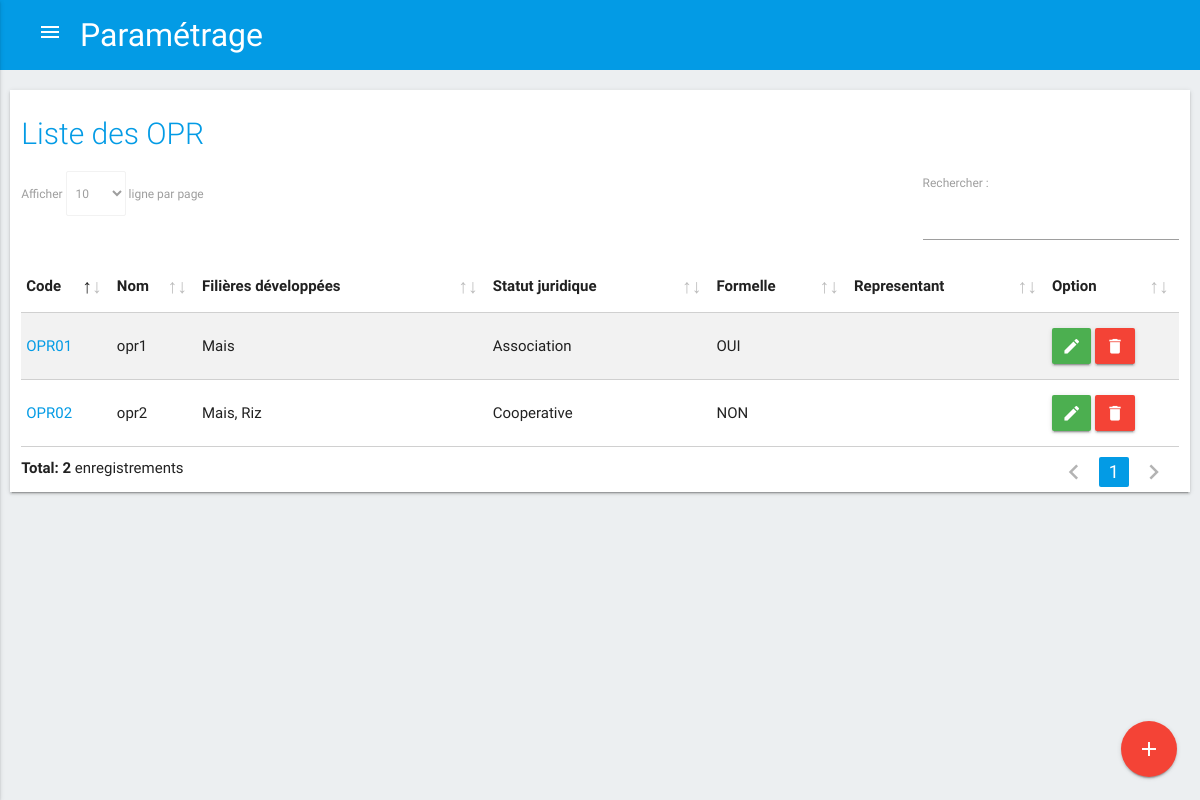
Page /index.php/c_parametre/liste_opr on the earlier database version.
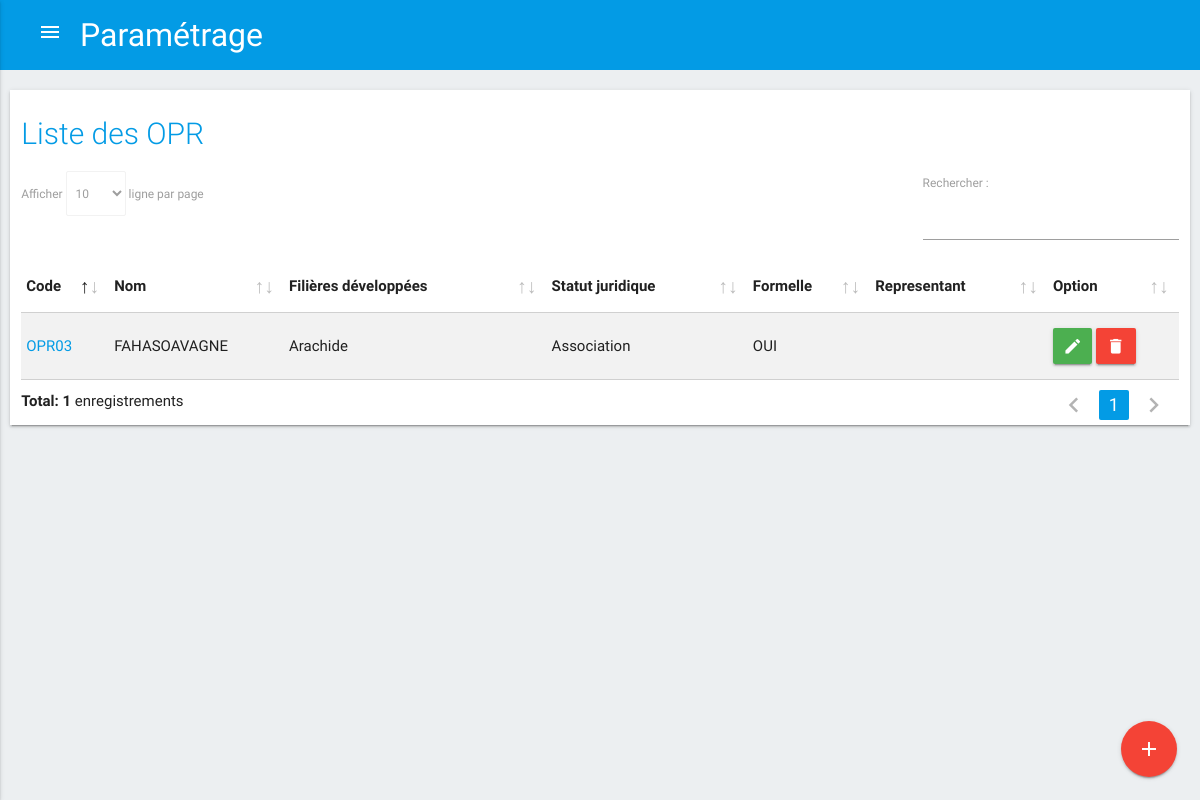
Same page on the later database version.
### tables this page shows
CREATE TABLE `opr` (
  `ID_OPR` int(11) NOT NULL,
  `ID_OPF` int(11) DEFAULT NULL,
  `ID_FOKONTANY` int(11) NOT NULL,
  `CODE_OPR` varchar(20) DEFAULT NULL,
  `NOM_OPR` varchar(50) DEFAULT NULL,
  `DATE_CREATION` date DEFAULT NULL,
  `STATUT` varchar(50) DEFAULT NULL,
  `FORMELLE` tinyint(1) DEFAULT NULL,
  `ID_REPRESENTANT` int(11) DEFAULT NULL,
  `CONTACT` text,
  `OBSERVATION` varchar(255) DEFAULT NULL
);

### application/views/templates.php (called while the page is built, shortened)
<?php
	$this->load->view("templates/header");
	$this->load->view($contents);

### application/controllers/C_parametre.php (called while the page is built, shortened)
<?php
	class C_parametre extends CI_Controller {
        public function liste_opr(){
            $this->load->model('M_op');
            $data['titre'] = 'Paramétrage';
            $data['contents'] = 'liste_opr';
            $data['oprListe'] = $this->M_op->getOpr();
            $this->load->view('templates',$data);
        }
	}

### index.php (called while the page is built, shortened)
<?php
require_once BASEPATH.'core/CodeIgniter.php';

### application/models/M_op.php (called while the page is built, shortened)
<?php
	class M_op extends CI_Model {
        public function getOpr(){
            $this->db->select('opr.ID_OPR,CODE_OPR,NOM_OPR,STATUT,FORMELLE,ID_REPRESENTANT,GROUP_CONCAT( NOM_FILIERE SEPARATOR "," )  FILIERES');
            $this->db->from('opr');
            $this->db->join('opr_filieres','opr_filieres.ID_OPR = opr.ID_OPR','left');
            $this->db->join('filieres','filieres.ID_FILIERE = opr_filieres.ID_FILIERE','left');
            $this->db->group_by('opr.ID_OPR,CODE_OPR,NOM_OPR,STATUT,FORMELLE,ID_REPRESENTANT');
            $query = $this->db->get();
            return $query->result();
        }
	}

### application/views/liste_opr.php (the view, shortened to what this page needs)
<main>
    <div class="container1">
        <div class="row z-depth-1">
            <div class="col s12">
                <h2 class="header">Liste des OPR </h2>
                <table id="liste" class="bordered striped">
                    <thead>
                    <tr>
                        <th>Code</th>
                        <th>Nom</th>
                        <th>Filières développées</th>
                        <th>Statut juridique</th>
                        <th>Formelle</th>
                        <th>Representant</th>
                        <th width="12%">Option</th>
                    </tr>
                    </thead>
                    <tbody>
                    <?php foreach($oprListe as $opr) { ?>
                    <tr>
                        <td><a href="<?php echo base_url()?>c_parametre/fiche_op/opr/<?php echo $opr->ID_OPR ?>"><?php echo $opr->CODE_OPR ?></a></td>
                        <td><?php echo $opr->NOM_OPR ?></td>
                        <td><?php echo $opr->FILIERES ?></td>
                        <td><?php echo $opr->STATUT ?></td>
                        <td><?php if($opr->FORMELLE == 1) echo 'OUI'; else echo 'NON' ?></td>
                        <td><?php echo $opr->ID_REPRESENTANT ?></td>
                        <td>
                            <a href="<?php echo base_url()?>c_parametre/edit_op/opr/<?php echo $opr->ID_OPR ?>" class="waves-effect waves-light green btn edit" data-id="<?php echo $opr->ID_OPR ?>"><i class="material-icons">edit</i></a>
                            <a href="#delete_opr" class="modal-trigger waves-effect waves-light red btn delete" data-id="<?php echo $opr->ID_OPR ?>"><i class="material-icons">delete</i></a>
                        </td>
                    </tr>
                    <?php } ?>
                    </tbody>
                </table>
                <div class="fixed-action-btn">
                    <a href="<?php echo base_url(); ?>c_parametre/ajout_opr" class="btn-floating btn-large red">
                        <i class="large material-icons">add</i>
                    </a>
                </div>
            </div>
        </div>
    </div>
</main>

Differences in the rows shown:
removed opr: CODE_OPR "OPR01", NOM_OPR "opr1", FILIERES "Mais", STATUT "Association", FORMELLE "OUI"
removed opr: CODE_OPR "OPR02", NOM_OPR "opr2", FILIERES "Mais, Riz", STATUT "Cooperative", FORMELLE "NON"
added opr: CODE_OPR "OPR03", NOM_OPR "FAHASOAVAGNE", FILIERES "Arachide", STATUT "Association", FORMELLE "OUI"
Other differences:
text written by a page script: "Afficher ligne par page Rechercher : Total: 2 enregistrements 1" → "Afficher ligne par page Rechercher : Total: 1 enregistrements 1"
